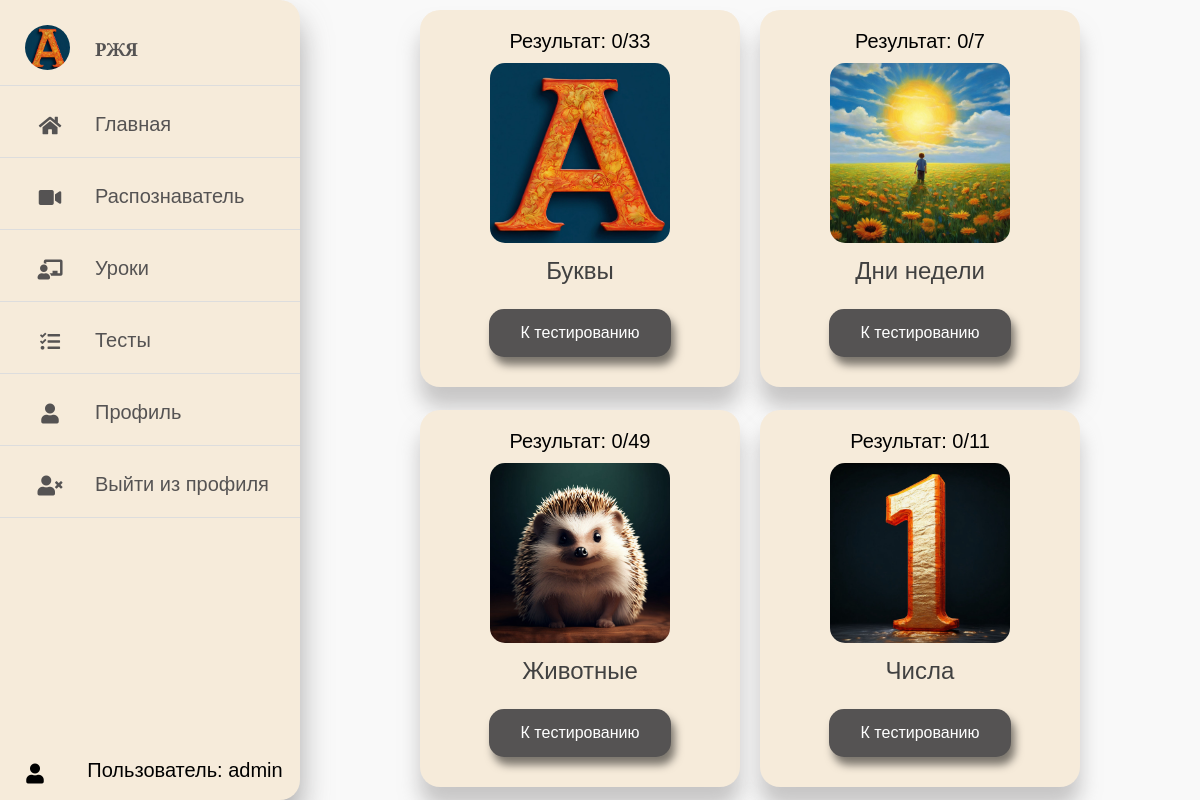
/tests_main (signed in), run on the app's committed database.
### sign/models.py (models this page shows, shortened)
class Category(models.Model):
    name = models.CharField(max_length=100)
    picture_file = models.FileField(upload_to='category_pictures/', null=True)

### sign/views.py (the view)
# urls.py: path('tests_main', views.tests_main),
def tests_main(request):
    if request.user.is_authenticated:
        user_profile = UserProfile.objects.get(user=request.user)
    else:
        user_profile = None
    categorized_labels = getCategorizedLabels(user_profile)
    return render (request, "tests_main.html", context={ 'categorized_labels': categorized_labels })

### sign/templates/tests_main.html (shortened to what this page needs)
{% extends "base.html" %}
{% load static %}
{% block content %}
<div class="lessons-grid">
    {% for dict in categorized_labels|dictsort:"category_name" %}
    <div class="lessons-item">
        <div class="lessons_top">
            {% if user.is_authenticated %}
            <p>Результат: {{ dict.tests_completed|length }}/{{ dict.labels|length }}</p>
            {% endif %}
        </div>
        <div class="lessons_image">
            {% with dict.category.picture_file as path %}
            {% if path != None %}
            <img src="{% static path %}" />
            {% endif %}
            {% endwith %}
        </div>
        <div class="lessons_bottom">
            <p class="lessons_title">
                {{ dict.category_name }}
            </p>
            <a href="/start_test/{{ dict.category_name }}" class="button-lesson">
                <button class="button">К тестированию</button>
            </a>
        </div>
    </div>
    {% endfor %}
</div>
{% endblock content %}

### sign/templates/base.html (shortened to what this page needs)
<!DOCTYPE html>
<html>
{% load static %}
{% load filters %}
<head>
    <link rel="stylesheet" href="{% static 'css/style.css' %}" />
    <link rel="stylesheet" href="https://cdnjs.cloudflare.com/ajax/libs/font-awesome/5.15.4/css/all.min.css" />
</head>
<body>
        <nav>
            <ul>
                <li><a href="#" class="logo">
                        <img src="{% static 'images/favicon.jpg' %}" alt="">
                        <span class="nav-item">РЖЯ</span>
                    </a></li>
                <li><a href="/">
                        <i class="fas fa-home"></i>
                        <span class="nav-item">Главная</span>
                    </a></li>
                <li><a href="/recognizer">
                        <i class="fas fa-video"></i>
                        <span class="nav-item">Распознаватель</span>
                    </a></li>
                <li><a href="/lessons_main">
                        <i class="fas fa-chalkboard-teacher"></i>
                        <span class="nav-item">Уроки</span>
                    </a></li>
                <li><a href="/tests_main">
                        <i class="fas fa-tasks"></i>
                        <span class="nav-item">Тесты</span>
                    </a></li>
                {% if user.is_authenticated %}
                <li><a href="/profile">
                    <i class="fas fa-user"></i>
                    <span class="nav-item">Профиль</span>
                </a></li>
                <li><a href="{% url 'logout'%}?next={{request.path}}">
                    <i class="fas fa-user-times"></i>
                    <span class="nav-item">Выйти из профиля</span>
                </a></li>
                {% endif %}
            </ul>
            {% if user.is_authenticated %}
            <div class="user-info">
                <i class="fas fa-user"></i>
                <span>Пользователь: {{ user.get_username }}</span></div>
            {% endif %}
        </nav>
        <div class="content">
            {% block content%}{% endblock content %}
        </div>
</body>
</html>

### sign/static/css/style.css (style rules this page uses)
* { margin: 0; padding: 0; outline: none; border: none; text-decoration: none; box-sizing: border-box; font-family: "Alegreya", sans-serif; }
body { background: #f9f9f9; display: flex; height: 100vh; }
nav { flex-direction: column; justify-content: space-between; height: 100vh; background: #f6ebda; width: 300px; box-shadow: 0 20px 30px rgba(149, 148, 148, 0.8); border-top-right-radius: 20px; border-bottom-right-radius: 20px; position: fixed; display: flex; }
nav ul { flex: 1; padding: 0; margin: 0; list-style: none; overflow-y: auto; }
.user-info { align-items: center; display: flex; text-align: center; margin-bottom: 10px; }
.user-info span { vertical-align: middle; margin: auto; font-size: 20px; }
.user-info i { vertical-align: middle; }
.logo { text-align: center; display: flex; margin: 10px 0 0 10px; }
.logo img { width: 45px; height: 45px; border-radius: 50%; }
.logo span { font-weight: bold; padding-left: 15px; font-size: 18px; text-transform: uppercase; }
a { position: relative; color: rgb(85, 83, 83); font-size: 20px; display: table; width: 280px; padding: 10px; }
p { font-size: 20px; }
nav .fas { position: relative; width: 70px; height: 40px; top: 14px; font-size: 20px; text-align: center; }
.nav-item { position: relative; top: 12px; margin-left: 10px; }
.content { margin-left: 300px; text-align: justify; width: 100%; overflow: auto; }
.lessons-grid { display: flex; flex-wrap: wrap; justify-content: center; height: 100%; overflow-y: auto; }
.lessons-item { flex: none; display: flex; flex-grow: 0; flex-direction: column; align-self: flex-start; padding: 10px; margin: 10px; background: #f6ebda; align-items: center; border-radius: 20px; box-shadow: 0 20px 20px rgba(149, 148, 148, 0.5); }
.lessons_top { flex: 1 1 auto; position: relative; text-align: center; padding: 10px; }
.lessons_image { width: 180px; flex: 0 0 180px; height: 180px; }
.lessons_image>img { width: 100%; height: 100%; object-fit: cover; transition: 0.2s; border-radius: 15px; }
.lessons_bottom { display: flex; flex-direction: column; flex: 1 0 auto; padding: 10px; align-items: center; }
.lessons_title { display: block; margin-bottom: 10px; font-weight: 400; font-size: 17px; line-height: 150%; color: #414141; text-align: center; }
.button-lesson { position: relative; color: rgb(85, 83, 83); font-size: 14px; display: table; width: 280px; padding: 10px; text-align: center; }
button { box-shadow: 4px 8px 8px rgba(1, 1, 1, 0.5); }
.lessons_bottom p { font-size: 24px; }
.button { background-color: #555353; border: none; color: white; padding: 15px 32px; text-align: center; text-decoration: none; display: inline-block; font-size: 16px; text-align: center; border-radius: 15px; }
ul { list-style-type: none; padding: 0; }
li { padding: 5px; border-bottom: 1px solid #ddd; }

### data on the page
Category: tests_completed|length "0", labels|length "33", picture_file (picture), category_name "Буквы"
Category: tests_completed|length "0", labels|length "7", picture_file (picture), category_name "Дни недели"
Category: tests_completed|length "0", labels|length "49", picture_file (picture), category_name "Животные"
Category: tests_completed|length "0", labels|length "11", picture_file (picture), category_name "Числа"

### other printed values
{{ user.get_username }} "admin"
